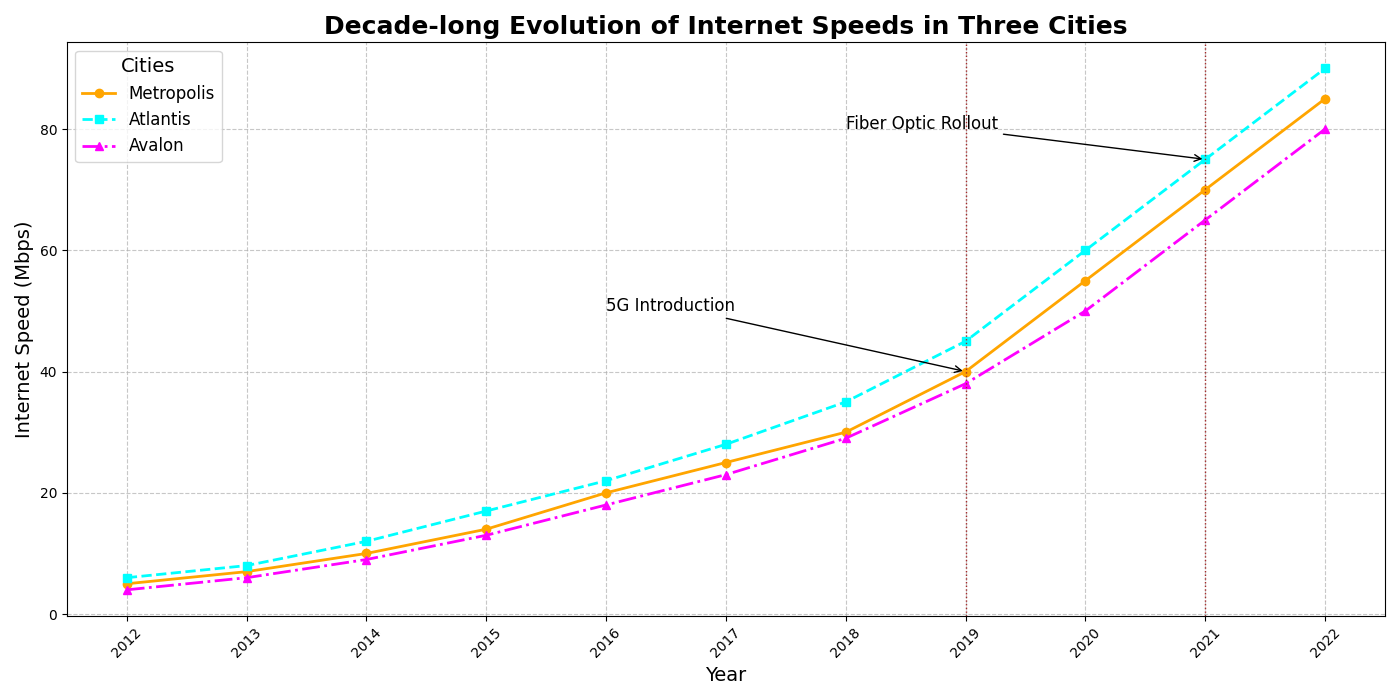

Write Python code to recreate this figure.
import matplotlib.pyplot as plt
import numpy as np

years = np.arange(2012, 2023)

metropolis_speeds = np.array([5, 7, 10, 14, 20, 25, 30, 40, 55, 70, 85])
atlantis_speeds = np.array([6, 8, 12, 17, 22, 28, 35, 45, 60, 75, 90])
avalon_speeds = np.array([4, 6, 9, 13, 18, 23, 29, 38, 50, 65, 80])

fig, ax = plt.subplots(figsize=(14, 7))

# Changed colors for each city's internet speed plot
ax.plot(years, metropolis_speeds, color='orange', marker='o', linestyle='-', linewidth=2, label='Metropolis')
ax.plot(years, atlantis_speeds, color='cyan', marker='s', linestyle='--', linewidth=2, label='Atlantis')
ax.plot(years, avalon_speeds, color='magenta', marker='^', linestyle='-.', linewidth=2, label='Avalon')

ax.annotate('5G Introduction', xy=(2019, 40), xytext=(2016, 50),
            arrowprops=dict(facecolor='black', arrowstyle='->'), fontsize=12)
ax.annotate('Fiber Optic Rollout', xy=(2021, 75), xytext=(2018, 80),
            arrowprops=dict(facecolor='black', arrowstyle='->'), fontsize=12)

# Updated line colors for major improvements
ax.axvline(x=2019, color='brown', linestyle=':', linewidth=1)
ax.axvline(x=2021, color='brown', linestyle=':', linewidth=1)

ax.set_title("Decade-long Evolution of Internet Speeds in Three Cities", fontsize=18, fontweight='bold', ha='center')
ax.set_xlabel("Year", fontsize=14)
ax.set_ylabel("Internet Speed (Mbps)", fontsize=14)

ax.set_xticks(years)
ax.set_xticklabels([str(year) for year in years], rotation=45)

ax.grid(True, linestyle='--', alpha=0.7)
ax.legend(title='Cities', fontsize=12, title_fontsize=14, loc='upper left')

plt.tight_layout()
plt.show()
